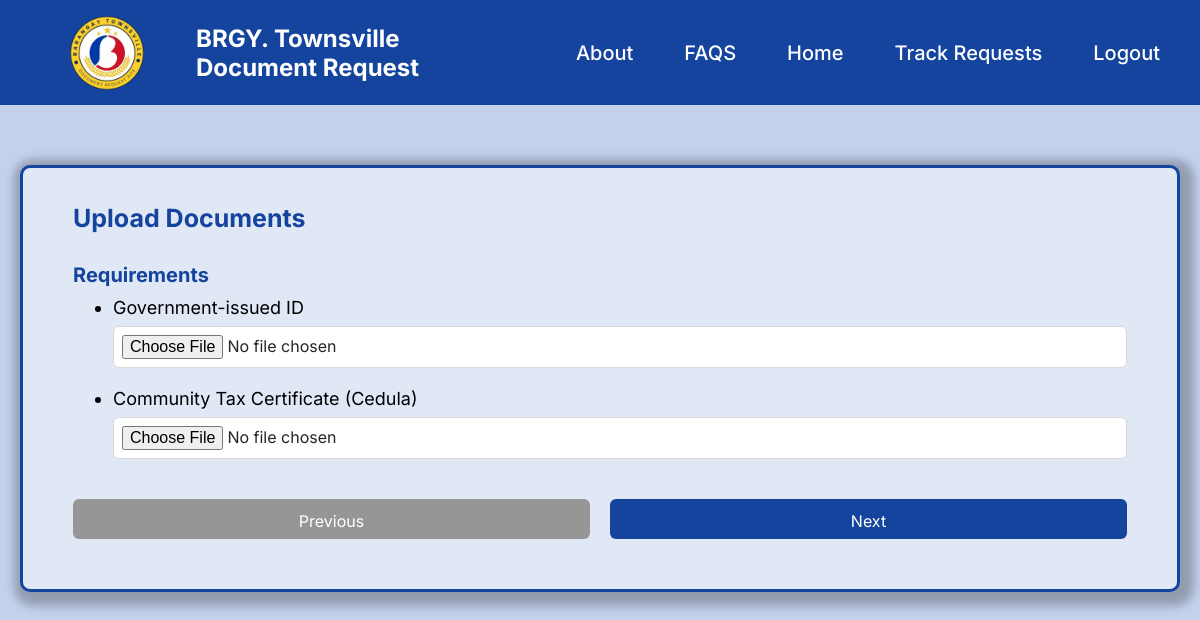
The app's page /upload_document.php?request=2 (signed in) with its own data.
### tables this page shows
CREATE TABLE Requirements(
	req_id INT NOT NULL AUTO_INCREMENT PRIMARY KEY,
    req_name VARCHAR(255) NOT NULL
) AUTO_INCREMENT = 8;

### upload_document.php (the view, shortened to what this page needs)
<?php
include "db.php";
if (isset($_GET['request'])) {
    $id = $_GET['request'];
}
$nextparameters = '';
switch ($_SESSION['docType']) {
    default:
        $nextparameters = '&others';
}
?>
<!DOCTYPE html>
<html lang="en">
<head>
    <link rel="stylesheet" href="style.css">
</head>
<body>
    <header class="main-header">
        <div class="logo">
            <img src="./images/logo.png">
            <div>
                <h4>BRGY. Townsville</h4>
                <h4>Document Request</h4>
            </div>
        </div>
        <nav class="navigation-menu">
            <ul>
                <li>About</li>
                <li>FAQS</li>
                <li><a href="dashboard.php">Home</a></li>
                <li><a href="track_request.php">Track Requests</a></li>
                <li><a href="logout.php">Logout</a></li>
            </ul>
        </nav>
    </header>
    <div class="main-page adjust-spacing">
        <div class="form-box request-box valid-id">
            <h1>Upload Documents</h1>
            <form action="upload_document.php?request=<?php echo $id; ?>" enctype="multipart/form-data" method="POST">
                <h2>Requirements</h2>
                <ul>
                    <?php
                    $sql = "SELECT req_id, req_name
                            FROM requirements
                            WHERE req_id IN (SELECT req_id FROM doc_type_requirements WHERE doc_id = $id)";
                    $result = mysqli_query($conn, $sql);
                    if ($result && $result->num_rows > 0) {
                        while ($row = mysqli_fetch_row($result)) {
                            $req_id   = $row[0];
                            $req_name = $row[1];
                            echo "<li>$req_name<br>
                                    <input type='file' name='fileupload[$req_id]' accept='.jpg,.png,.pdf'>
                                  </li>";
                        }
                    }
                    ?>
                </ul>
                <div class="bottom doc-btns">
                    <a href="request_for.php?request=<?php echo $id . $nextparameters; ?>" class="back-btn">Previous</a>
                    <button type="submit">Next</button>
                </div>
            </form>
        </div>
    </div>
</body>
</html>

### style.css (style rules this page uses)
* { margin:0; padding:0; box-sizing: border-box; font-family: 'Inter'; }
:root { --main-bg:#C3D1EC; --container-bg:#E0E7F5; --header-color:#14449D; --warning:#D4A5B2; }
body { background-color: var(--main-bg); height:auto; }
.main-header { height: 105px; display: flex; background-color: var(--header-color); padding: 10px; align-items: center; justify-content: space-between; color: white; }
.main-header h4 { font-size: 24px; }
.logo { margin-left:47px; display: flex; align-items: center; gap: 47px; }
.logo img { width: 100px; height: 100px; margin-right: -8px; }
.navigation-menu { display: flex; justify-content: flex-end; padding: 15px 30px; }
.navigation-menu ul { list-style: none; display: flex; gap: 51px; }
.navigation-menu ul li { font-size: 20px; font-weight: 500; }
.navigation-menu ul li a { text-decoration: none; color: white; }
button { background-color: var(--header-color); color: #ffffff; padding: 12px; font-size: 16px; border-radius: 6px; outline: none; border: none; width: 100%; height: 40px; cursor: pointer; }
.main-page { display:flex; flex-direction: column; margin:0px; justify-content: center; align-items: center; padding:20px; }
.form-box { background-color: var(--container-bg); width: 100%; height: 460px; max-width:460px; padding: 30px; border-radius: 10px; box-shadow: 4px 4px 10px 10px rgba(0, 0, 0, 0.25); border: 3px solid #14449D; box-sizing: border-box; display: flex; flex-direction: column; justify-content: center; }
h1 { font-size:36px; color:#14449D; margin-bottom:10px; text-align:center; margin-top:-15px; }
input, select { width:100%; padding:8px; background:#ffffff; border-radius:6px; border:1px solid #D9D9D9; outline:none; font-size:16px; color:#252525; margin-top:8px; margin-bottom:20px; }
.bottom { flex:1; }
.valid-id h2 { margin-top:20px; color:#14449D; font-size:20px; }
.valid-id li { margin-left: 40px; font-size:18px; }
.valid-id ul { margin-top:10px; margin-bottom:10px; }
.request-box { margin-top:30px; max-width:1200px; display:flex; padding:50px; height: auto; }
.request-box h1 { font-size:25px; color:#14449D; text-align: left; }
.bottom.doc-btns { display:flex; width: 100%; gap:20px; align-items: flex-end; justify-content: center; margin-top: 20px; }
.back-btn { background-color: #969696; color: #ffffff; padding: 12px; font-size: 16px; border-radius: 6px; outline: none; border: none; width: 100%; height: 40px; text-align:center; text-decoration: none; }
.adjust-spacing { margin-top: 10px; margin-bottom: 60px; }

### records on screen
requirements: req_name "Government-issued ID"
requirements: req_name "Community Tax Certificate (Cedula)"
